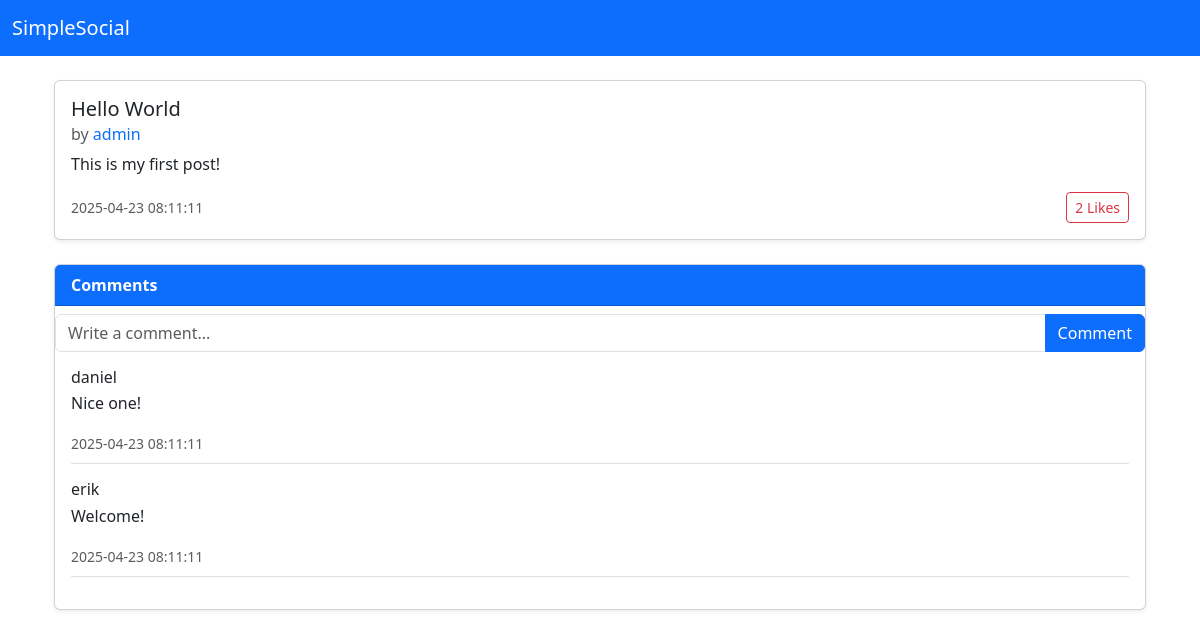
/post/1, run on an earlier commit of the app's database.
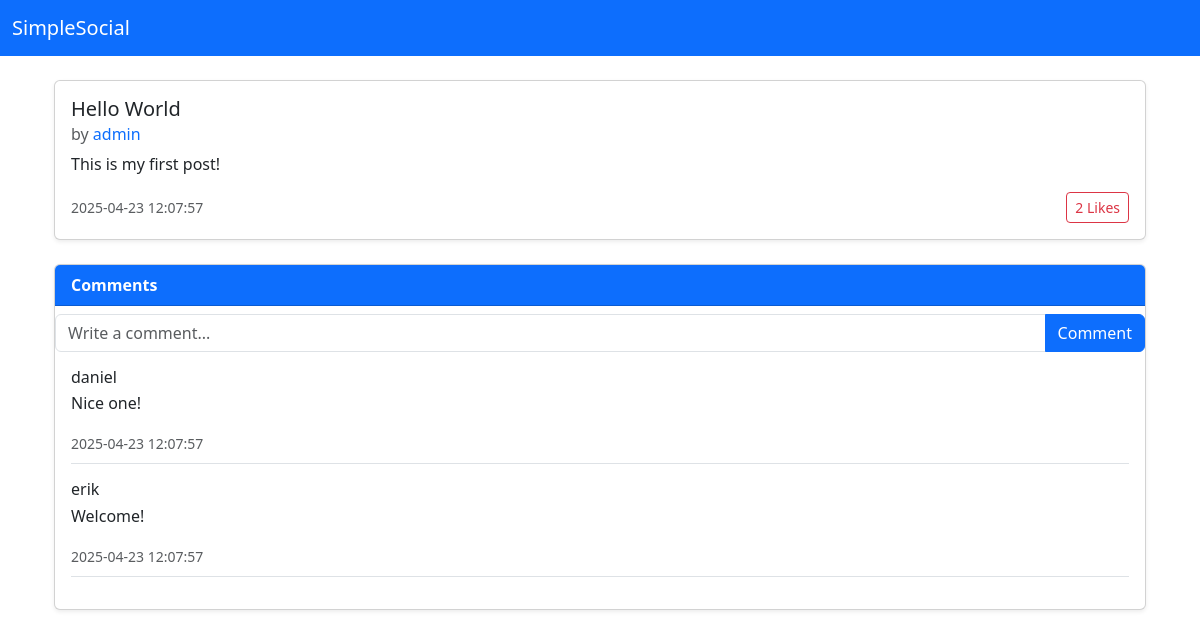
And on a later commit of the database.
### tables this page shows
CREATE TABLE posts (
    post_id INTEGER PRIMARY KEY,
    user_id INTEGER NOT NULL,
    title TEXT NOT NULL,
    content TEXT NOT NULL,
    date TIMESTAMP DEFAULT CURRENT_TIMESTAMP,
    FOREIGN KEY (user_id) REFERENCES users (user_id)
);

CREATE TABLE comments (
    comment_id INTEGER PRIMARY KEY,
    post_id INTEGER NOT NULL,
    user_id INTEGER NOT NULL,
    content TEXT NOT NULL,
    date TIMESTAMP DEFAULT CURRENT_TIMESTAMP,
    FOREIGN KEY (post_id) REFERENCES posts (post_id),
    FOREIGN KEY (user_id) REFERENCES users (user_id)
);

CREATE TABLE users (
    user_id INTEGER PRIMARY KEY,
    username VARCHAR(15) UNIQUE NOT NULL,
    password VARCHAR(255) NOT NULL,
    email VARCHAR(50) UNIQUE NOT NULL,
    role TEXT NOT NULL CHECK(role IN ('admin', 'user')),
    date TIMESTAMP DEFAULT CURRENT_TIMESTAMP
);

### app.py (the view)
@app.route("/post/<int:post_id>", methods=["GET"])
def post(post_id):
    db = get_db()
    post = select_post_by_id(db, post_id)
    if not post:
        abort(404)
    comments = select_comments_by_post_id(db, post_id)
    return render_template('post.html', post=post, comments=comments)

### app.py (called while the page is built)
def get_db():
    if not hasattr(g, "_database"):
        print("Creating new database connection")
        g._database = create_connection(database)
    return g._database

@app.teardown_appcontext
def teardown_db(error):
    db = getattr(g, '_database', None)
    if db is not None:
        print("Closing database connection")
        db.close()

### setup_db.py (called while the page is built)
def create_connection(db_file):
    conn = None
    try:
        conn = sqlite3.connect(db_file)
        return conn
    except Error as e:
        print(f"Error: {e}")
    return conn

def select_post_by_id(conn, post_id):
    try:
        conn.row_factory = sqlite3.Row
        cur = conn.cursor()
        sql = """
        SELECT p.post_id, p.title, p.content,
        p.date AS post_date,
        u.username AS post_author,
        (
            SELECT COUNT(*)
            FROM likes l
            WHERE l.post_id = p.post_id
        ) AS like_count
        FROM posts p
        JOIN users u ON p.user_id = u.user_id
        WHERE p.post_id = ?
        """
        cur.execute(sql, (post_id,))
        return cur.fetchone()
    except Exception as e:
        print("Error fetching post by ID:", e)
        return None

### templates/post.html (shortened to what this page needs)
{% extends "base.html" %}
{% block content %}
<div class="container mt-4">
    <div class="card mb-4 shadow-sm">
        <div class="card-body">
            <h5 class="card-title">{{ post.title }}</h5>
            <h6 class="card-subtitle text-muted mb-2">
                by
                <a href="{{ url_for('profile', username=post.post_author) }}" class="text-decoration-none">
                    {{ post.post_author }}
                </a>
            </h6>
            <p class="card-text">{{ post.content }}</p>
            <div class="d-flex justify-content-between align-items-center">
                <small class="text-muted">{{ post.post_date }}</small>
                <form method="POST" action="{{ url_for('like_post', post_id=post.post_id) }}">
                    <button type="submit" class="btn btn-sm btn-outline-danger">
                        {{ post.like_count }} Likes
                    </button>
                </form>
            </div>
        </div>
    </div>
    <div class="card mb-4 shadow-sm">
        <div class="card-header bg-primary text-white">
            <strong>Comments</strong>
        </div>
        <form method="POST" action="{{ url_for('comment_post', post_id=post.post_id) }}">
            <div class="input-group mt-2">
                <input type="text" name="comment" class="form-control" placeholder="Write a comment..." required>
                <button type="submit" class="btn btn-primary">Comment</button>
            </div>
        </form>
        <div class="card-body">
            {% for comment in comments %}
            <div class="mb-3 border-bottom pb-2">
                <h6 class="mb-1">{{ comment.comment_author }}</h6>
                <p>{{ comment.content }}</p>
                <small class="text-muted">{{ comment.comment_date }}</small>
            </div>
            {% else %}
            <p class="text-muted">No comments yet.</p>
            {% endfor %}
        </div>
    </div>
{% endblock %}

What changed in the data, as far as the page shows it:
changed posts "Hello World": post_date "2025-04-23 08:11:11" → "2025-04-23 12:07:57"
changed comments "Nice one!": comment_date "2025-04-23 08:11:11" → "2025-04-23 12:07:57"
changed comments "Welcome!": comment_date "2025-04-23 08:11:11" → "2025-04-23 12:07:57"
